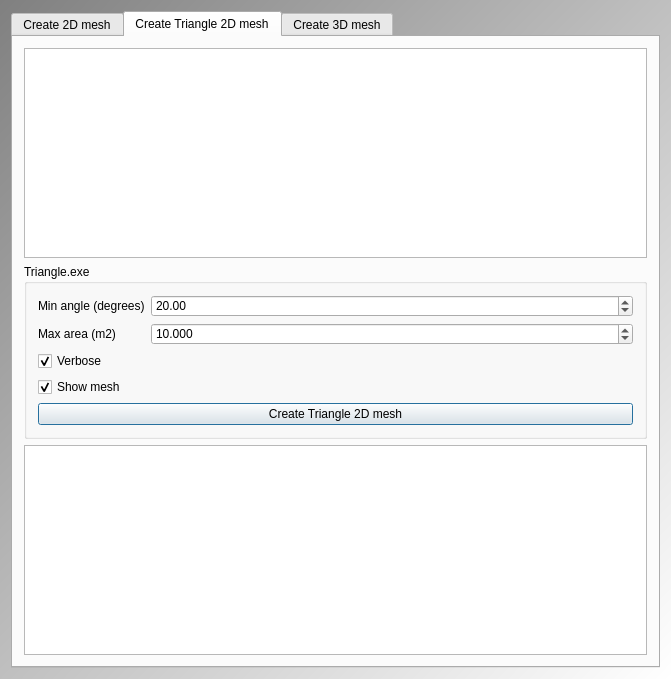
<?xml version="1.0" encoding="UTF-8"?>
<ui version="4.0">
 <class>QtTriangleMeshCreatorMainDialog</class>
 <widget class="QDialog" name="QtTriangleMeshCreatorMainDialog">
  <property name="windowModality">
   <enum>Qt::ApplicationModal</enum>
  </property>
  <property name="geometry">
   <rect>
    <x>0</x>
    <y>0</y>
    <width>671</width>
    <height>679</height>
   </rect>
  </property>
  <property name="sizePolicy">
   <sizepolicy hsizetype="Maximum" vsizetype="Maximum">
    <horstretch>0</horstretch>
    <verstretch>0</verstretch>
   </sizepolicy>
  </property>
  <property name="windowTitle">
   <string>TriangleMeshCreator</string>
  </property>
  <property name="windowIcon">
   <iconset resource="ToolTriangleMeshCreator.qrc">
    <normaloff>:/ToolTriangleMeshCreator/ToolTriangleMeshCreatorIcon.png</normaloff>:/ToolTriangleMeshCreator/ToolTriangleMeshCreatorIcon.png</iconset>
  </property>
  <property name="styleSheet">
   <string notr="true">QDialog { 
background-color: qlineargradient(x1: 0, y1: 0, x2: 1, y2: 1, stop: 0  #808080, stop: 1 #ffffff);
}

QWidget { font: bold, &quot;Courier New&quot;, courier, monospace }
QPushButton { font: 18 px  }
QTabWidget { font: 12 px  }
QLabel { font: 12px }
QComboBox { font: 12px }
QPlainTextEdit { font: 10px }

</string>
  </property>
  <layout class="QGridLayout" name="gridLayout_2">
   <item row="0" column="0" rowspan="2">
    <widget class="QTabWidget" name="tabWidget">
     <property name="currentIndex">
      <number>1</number>
     </property>
     <widget class="QWidget" name="tab_create_shapes">
      <attribute name="title">
       <string>Create 2D mesh</string>
      </attribute>
      <layout class="QVBoxLayout" name="verticalLayout_2">
       <item>
        <widget class="QPlainTextEdit" name="edit_wkt">
         <property name="sizePolicy">
          <sizepolicy hsizetype="Expanding" vsizetype="Expanding">
           <horstretch>0</horstretch>
           <verstretch>1</verstretch>
          </sizepolicy>
         </property>
         <property name="toolTip">
          <string>Type the WKT of the shapes you want to use here</string>
         </property>
         <property name="plainText">
          <string>POLYGON((10 10,10 -10,-10 -10,-10 10))
LINESTRING(5 5,5 -5,-5 -5,-5 5)

</string>
         </property>
        </widget>
       </item>
       <item>
        <widget class="ribi::QtNavigationableGraphicsView" name="view_shapes_1">
         <property name="sizePolicy">
          <sizepolicy hsizetype="Expanding" vsizetype="Expanding">
           <horstretch>0</horstretch>
           <verstretch>3</verstretch>
          </sizepolicy>
         </property>
         <property name="toolTip">
          <string>These are the shapes generated from the WKT</string>
         </property>
        </widget>
       </item>
      </layout>
     </widget>
     <widget class="QWidget" name="tab_create_triangle_mesh">
      <attribute name="title">
       <string>Create Triangle 2D mesh</string>
      </attribute>
      <layout class="QVBoxLayout" name="verticalLayout_3">
       <item>
        <widget class="ribi::QtNavigationableGraphicsView" name="view_shapes_2">
         <property name="sizePolicy">
          <sizepolicy hsizetype="Expanding" vsizetype="Expanding">
           <horstretch>0</horstretch>
           <verstretch>3</verstretch>
          </sizepolicy>
         </property>
         <property name="toolTip">
          <string>These are the shapes generated from the WKT</string>
         </property>
        </widget>
       </item>
       <item>
        <widget class="QGroupBox" name="box_parameters">
         <property name="title">
          <string>Triangle.exe</string>
         </property>
         <layout class="QFormLayout" name="formLayout_2">
          <item row="0" column="0">
           <widget class="QLabel" name="label_triangle_quality">
            <property name="text">
             <string>Min angle (degrees)</string>
            </property>
           </widget>
          </item>
          <item row="0" column="1">
           <widget class="QDoubleSpinBox" name="box_triangle_min_angle">
            <property name="maximum">
             <double>10000.000000000000000</double>
            </property>
            <property name="value">
             <double>20.000000000000000</double>
            </property>
           </widget>
          </item>
          <item row="1" column="0">
           <widget class="QLabel" name="label_triangle_area">
            <property name="text">
             <string>Max area (m2)</string>
            </property>
           </widget>
          </item>
          <item row="1" column="1">
           <widget class="QDoubleSpinBox" name="box_triangle_max_area">
            <property name="decimals">
             <number>3</number>
            </property>
            <property name="maximum">
             <double>1000.000000000000000</double>
            </property>
            <property name="value">
             <double>10.000000000000000</double>
            </property>
           </widget>
          </item>
          <item row="4" column="0" colspan="2">
           <widget class="QPushButton" name="button_create_2d_mesh">
            <property name="text">
             <string>Create Triangle 2D mesh</string>
            </property>
           </widget>
          </item>
          <item row="3" column="0" colspan="2">
           <widget class="QCheckBox" name="check_show_mesh">
            <property name="text">
             <string>Show mesh</string>
            </property>
            <property name="checked">
             <bool>true</bool>
            </property>
           </widget>
          </item>
          <item row="2" column="0" colspan="2">
           <widget class="QCheckBox" name="check_verbose_triangle_mesh">
            <property name="text">
             <string>Verbose</string>
            </property>
            <property name="checked">
             <bool>true</bool>
            </property>
           </widget>
          </item>
         </layout>
        </widget>
       </item>
       <item>
        <widget class="ribi::QtNavigationableGraphicsView" name="view_triangle_mesh_1">
         <property name="sizePolicy">
          <sizepolicy hsizetype="Expanding" vsizetype="Expanding">
           <horstretch>0</horstretch>
           <verstretch>3</verstretch>
          </sizepolicy>
         </property>
        </widget>
       </item>
      </layout>
     </widget>
     <widget class="QWidget" name="tab">
      <attribute name="title">
       <string>Create 3D mesh</string>
      </attribute>
      <layout class="QVBoxLayout" name="verticalLayout_4">
       <item>
        <widget class="ribi::QtNavigationableGraphicsView" name="view_triangle_mesh_2">
         <property name="sizePolicy">
          <sizepolicy hsizetype="Expanding" vsizetype="Expanding">
           <horstretch>0</horstretch>
           <verstretch>3</verstretch>
          </sizepolicy>
         </property>
        </widget>
       </item>
       <item>
        <widget class="QGroupBox" name="groupBox">
         <property name="title">
          <string>3D</string>
         </property>
         <layout class="QGridLayout" name="gridLayout">
          <item row="3" column="0">
           <widget class="QLabel" name="label_vertical_faces_strategy">
            <property name="text">
             <string>Vertical faces are:</string>
            </property>
           </widget>
          </item>
          <item row="0" column="0">
           <widget class="QLabel" name="label_layer_height">
            <property name="text">
             <string># cell layers</string>
            </property>
           </widget>
          </item>
          <item row="2" column="1">
           <widget class="QDoubleSpinBox" name="box_fraction">
            <property name="decimals">
             <number>3</number>
            </property>
            <property name="maximum">
             <double>1.000000000000000</double>
            </property>
            <property name="singleStep">
             <double>0.010000000000000</double>
            </property>
            <property name="value">
             <double>0.900000000000000</double>
            </property>
           </widget>
          </item>
          <item row="2" column="0">
           <widget class="QLabel" name="label_fraction">
            <property name="text">
             <string>Fraction of cells to keep</string>
            </property>
           </widget>
          </item>
          <item row="1" column="1">
           <widget class="QDoubleSpinBox" name="box_layer_height">
            <property name="decimals">
             <number>3</number>
            </property>
            <property name="maximum">
             <double>10.000000000000000</double>
            </property>
            <property name="value">
             <double>10.000000000000000</double>
            </property>
           </widget>
          </item>
          <item row="0" column="1">
           <widget class="QSpinBox" name="box_n_cell_layers">
            <property name="minimum">
             <number>1</number>
            </property>
            <property name="maximum">
             <number>1000</number>
            </property>
            <property name="value">
             <number>1</number>
            </property>
           </widget>
          </item>
          <item row="6" column="0" colspan="2">
           <widget class="QPushButton" name="button_create">
            <property name="text">
             <string>Create 3D mesh</string>
            </property>
           </widget>
          </item>
          <item row="3" column="1">
           <widget class="QComboBox" name="box_vertical_faces_strategy">
            <item>
             <property name="text">
              <string>One square</string>
             </property>
            </item>
            <item>
             <property name="text">
              <string>Two traingles</string>
             </property>
            </item>
           </widget>
          </item>
          <item row="4" column="0" colspan="2">
           <widget class="QCheckBox" name="check_verbose_3d_mesh">
            <property name="text">
             <string>Verbose</string>
            </property>
            <property name="checked">
             <bool>true</bool>
            </property>
           </widget>
          </item>
          <item row="1" column="0">
           <widget class="QLabel" name="label_n_layers">
            <property name="text">
             <string>Layer height (m)</string>
            </property>
           </widget>
          </item>
          <item row="5" column="0" colspan="2">
           <widget class="QCheckBox" name="checkBox">
            <property name="text">
             <string>Show 3D mesh with MeshLab</string>
            </property>
            <property name="checked">
             <bool>true</bool>
            </property>
           </widget>
          </item>
         </layout>
        </widget>
       </item>
      </layout>
     </widget>
    </widget>
   </item>
  </layout>
 </widget>
 <layoutdefault spacing="6" margin="11"/>
 <customwidgets>
  <customwidget>
   <class>ribi::QtNavigationableGraphicsView</class>
   <extends>QGraphicsView</extends>
   <header>qtnavigationablegraphicsview.h</header>
  </customwidget>
 </customwidgets>
 <resources>
  <include location="ToolTriangleMeshCreator.qrc"/>
 </resources>
 <connections/>
</ui>
